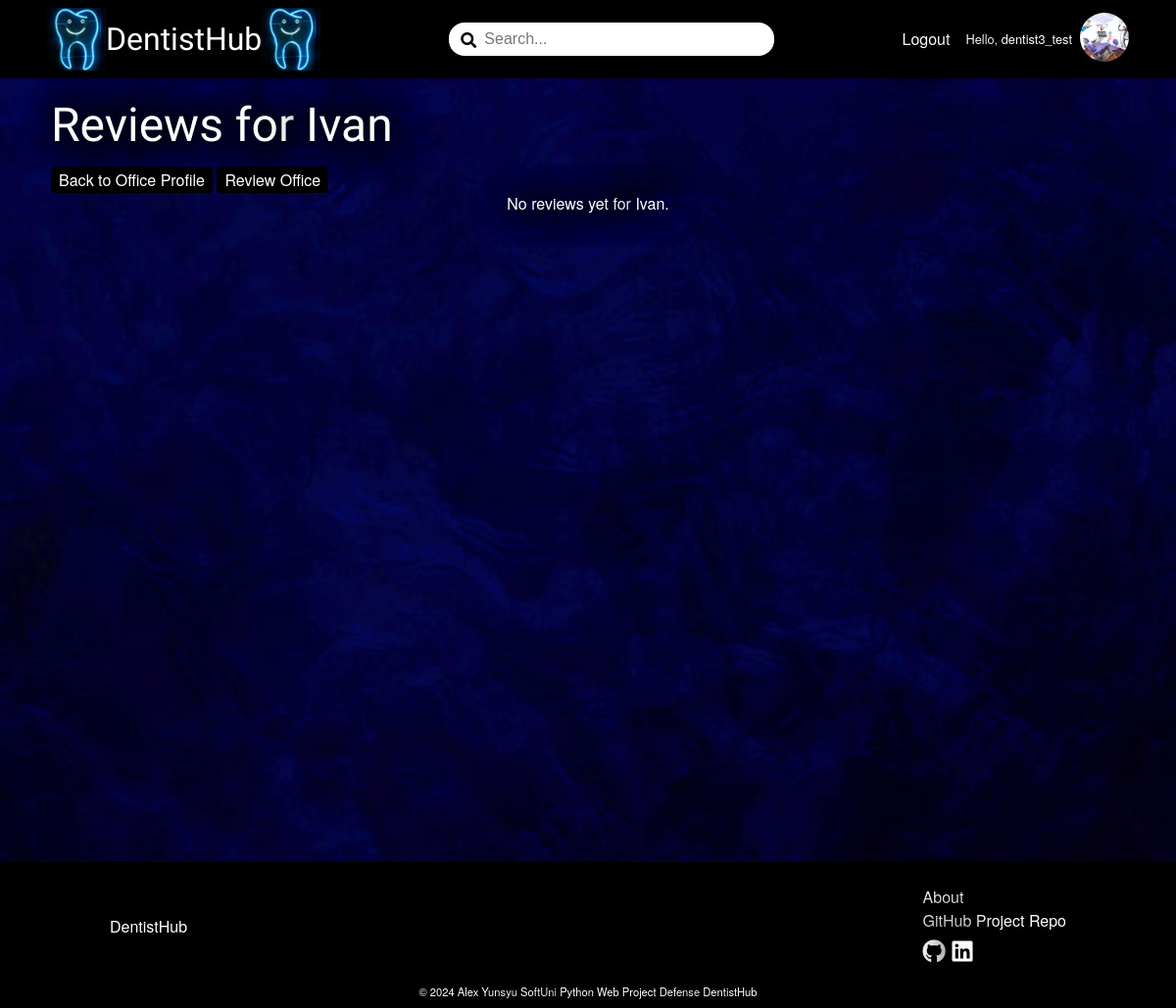
The page /review/reviews/ivan/ (signed in) on the database its author committed.
### DentistBook/account/models.py (models this page shows)
class AppUser(AbstractUser):
    MAX_LENGTH_ROLE = 15
    ROLES = (
        ('Client', 'Client'),
        ('Dentistsoffice', 'Dentist'),
    )
    role = models.CharField(
        max_length=MAX_LENGTH_ROLE,
        choices=ROLES,
        blank=True
    )

### DentistBook/dentistsoffice/models.py (models this page shows, shortened)
class DentistsofficeProfile(models.Model):
    MIN_LENGTH_NAME = 2
    MAX_LENGTH_NAME = 50
    MIN_LENGTH_ADDRESS = 5
    MAX_LENGTH_ADDRESS = 50
    MIN_LENGTH_CITY = 2
    MAX_LENGTH_CITY = 50
    MAX_DIGITS_GEOLOCATION = 18
    DECIMAL_PLACES_GEOLOCATION = 15
    MIN_VALUE_GEOLOCATION_LATITUDE = -90
    MAX_VALUE_GEOLOCATION_LATITUDE = 90
    MIN_VALUE_GEOLOCATION_LONGITUDE = -180
    MAX_VALUE_GEOLOCATION_LONGITUDE = 180
    MIN_LENGTH_ABOUT = 10
    MAX_LENGTH_ABOUT = 500
    class Meta:
        verbose_name = 'Dentists office Profile'
    name = models.CharField(
        max_length=MAX_LENGTH_NAME,
        validators=(validators.MinLengthValidator(MIN_LENGTH_NAME),),
        null=False,
        blank=False
    )
    address = models.CharField(
        max_length=MAX_LENGTH_ADDRESS,
        validators=(validators.MinLengthValidator(MIN_LENGTH_ADDRESS),),
        null=False,
        blank=False
    )
    city = models.CharField(
        max_length=MAX_LENGTH_CITY,
        validators=(
            validators.MinLengthValidator(MIN_LENGTH_CITY),
            validate_dentistsoffice_city_name,
        ),
        null=False,
        blank=False
    )
    geolocation_latitude = models.DecimalField(
        max_digits=MAX_DIGITS_GEOLOCATION,
        decimal_places=DECIMAL_PLACES_GEOLOCATION,
        validators=(
            validators.MinValueValidator(MIN_VALUE_GEOLOCATION_LATITUDE),
            validators.MaxValueValidator(MAX_VALUE_GEOLOCATION_LATITUDE)
        ),
        null=True,
        blank=True
        )
    geolocation_longitude = models.DecimalField(
        max_digits=MAX_DIGITS_GEOLOCATION,
        decimal_places=DECIMAL_PLACES_GEOLOCATION,
        validators=(
            validators.MinValueValidator(MIN_VALUE_GEOLOCATION_LONGITUDE),
            validators.MaxValueValidator(MAX_VALUE_GEOLOCATION_LONGITUDE)
        ),
        null=True,
        blank=True
        )
    about = models.TextField(
        max_length=MAX_LENGTH_ABOUT,
        validators=(validators.MinLengthValidator(MIN_LENGTH_ABOUT),),
        null=True,
        blank=True
    )
    dentistsoffice_picture = models.ImageField(
        upload_to='dentistsoffice-profile-pictures',
        validators=(validate_dentistsoffice_picture_file_size,),
        null=True,
        blank=True,
    )
    slug = models.SlugField(
        unique=True
    )
    user = models.OneToOneField(
        UserModel,
        on_delete=models.CASCADE,
        primary_key=True
    )

### DentistBook/review/views.py (the view)
# urls.py: path('reviews/<slug:slug>/', DentistsofficeReviewsListView.as_view(), name='dentistsoffice-reviews-list'),
class DentistsofficeReviewsListView(views.ListView):
    model = Review
    template_name = 'review/dentistsoffice-reviews-list.html'
    context_object_name = 'reviews'
    paginate_by = 6
    def get_queryset(self):
        dentistsoffice = get_object_or_404(DentistsofficeProfile, slug=self.kwargs['slug'])
        queryset = Review.objects.filter(dentistsoffice=dentistsoffice).order_by('-date_created')
        return queryset
    def get_context_data(self, **kwargs):
        context = super().get_context_data(**kwargs)
        dentistsoffice = get_object_or_404(DentistsofficeProfile, slug=self.kwargs['slug'])
        context['dentistsoffice'] = dentistsoffice
        return context

### DentistBook/common/templatetags/custom_filters.py (called while the page is built)
@register.filter
def get_role(user):
    return user.role if user.is_authenticated else ''

### DentistBook/review/templates/review/dentistsoffice-reviews-list.html (shortened to what this page needs)
{% extends 'base.html' %}
{% load static %}
{% block content %}
    <div class="wall-picture-container">
        <div class="main-review-container">
            <div class="reviews-header">
                <h1>Reviews for {{ dentistsoffice.name }}</h1>
                <a href="{% url 'dentistsoffice-details' slug=dentistsoffice.slug %}" class="link-button">Back to Office Profile</a>
                <a href="{% url 'create-review' slug=dentistsoffice.slug %}" class="link-button">Review Office</a>
            </div>
        <div class="list-container">
            {% if reviews %}
                    {% for review in reviews %}
                            <div class="review-container">
                                <div>
                                    <p><b>Office:</b> {{ review.dentistsoffice }}</p>
                                    <p><b>Rating:</b>
                                    {% if review.rating == 1 %}
                                        <i class="fas fa-star"></i>
                                        <i class="far fa-star"></i>
                                        <i class="far fa-star"></i>
                                        <i class="far fa-star"></i>
                                        <i class="far fa-star"></i>
                                    {% elif review.rating == 2 %}
                                        <i class="fas fa-star"></i>
                                        <i class="fas fa-star"></i>
                                        <i class="far fa-star"></i>
                                        <i class="far fa-star"></i>
                                        <i class="far fa-star"></i>
                                    {% elif review.rating == 3 %}
                                        <i class="fas fa-star"></i>
                                        <i class="fas fa-star"></i>
                                        <i class="fas fa-star"></i>
                                        <i class="far fa-star"></i>
                                        <i class="far fa-star"></i>
                                    {% elif review.rating == 4 %}
                                        <i class="fas fa-star"></i>
                                        <i class="fas fa-star"></i>
                                        <i class="fas fa-star"></i>
                                        <i class="fas fa-star"></i>
                                        <i class="far fa-star"></i>
                                    {% elif review.rating == 5 %}
                                        <i class="fas fa-star"></i>
                                        <i class="fas fa-star"></i>
                                        <i class="fas fa-star"></i>
                                        <i class="fas fa-star"></i>
                                        <i class="fas fa-star"></i>
                                    {% endif %}
                                    ({{ review.rating }})
                                    </p>
                                    <p class="date-ago">{{ review.date_created|timesince }} ago</p>
                                </div>
                                <p class="review-comment">" {{ review.comment }} "</p>
                                <div>
                                    <p><b>By:</b> {{ review.user }}</p>
                                    <p><b>Posted on:</b> {{ review.date_created }}</p>
                                </div>
                            </div>
                        {% endfor %}
            </div>
                    <div class="pagination">
                        <span class="step-links">
                            {% if page_obj.has_previous %}
                                <a href="?page=1">&laquo; first</a>
                                <a href="?page={{ page_obj.previous_page_number }}">previous</a>
                            {% endif %}
                            <span class="current">
                                Page {{ page_obj.number }} of {{ page_obj.paginator.num_pages }}
                            </span>
                            {% if page_obj.has_next %}
                                <a href="?page={{ page_obj.next_page_number }}">next</a>
                                <a href="?page={{ page_obj.paginator.num_pages }}">last &raquo;</a>
                            {% endif %}
                        </span>
                    </div>
            {% else %}
                <p>No reviews yet for {{ dentistsoffice.name }}.</p>
            {% endif %}
        </div>
        <img src="{% static 'images/website_photos/white-wall.jpg' %}" alt="white-wall" class="white-wall-picture">
    </div>
{% endblock %}

### templates/header.html (shortened to what this page needs)
{% load custom_filters %}
{% load static %}
<div class="home-logo">
    <a href="{% url 'home-page' %}">
        <img src="{% static 'images/dentistsoffice-pole.jpg' %}" alt="dentistsoffice-pole">
        <span>DentistHub</span>
        <img src="{% static 'images/dentistsoffice-pole.jpg' %}" alt="dentistsoffice-pole">
    </a>
</div>
<div class="search-field">
    <span><i class="fas fa-search"></i></span>
    <input type="text" id="search-input" placeholder="Search...">
</div>
<nav class="header-nav-links">
    <ul role="list">
        {% if not request.user.is_authenticated %}
            <li class="nav-item"><a href="{% url 'register-page' %}">Register</a></li>
            <li class="nav-item"><a href="{% url 'login-page' %}">Login</a></li>
        {% else %}
            <li class="nav-item"><a href="{% url 'logout-page' %}">Logout</a></li>
            {% if request.user|get_role == 'Client' %}
                <li class="nav-item nav-profile">
                    <a href="{% url 'client-details' %}">Hello, {{ request.user }}</a>
                    <a href="{% url 'client-details' %}">
                        {% if request.user.clientprofile.profile_picture %}
                            <img src="{{ request.user.clientprofile.profile_picture.url }}" alt="profile-picture-thumbnail" class="profile-picture-thumbnail">
                        {% else %}
                            <img src="{% static 'images/client-default-profile-picture.jpg' %}" alt="default_profile_picture" class="profile-picture-thumbnail">
                        {% endif %}
                    </a>
                </li>
            {% else %}
                <li class="nav-item nav-profile">
                    <a href="{% url 'dentistsoffice-details' slug=request.user.dentistsofficeprofile.slug %}">Hello, {{ request.user }}</a>
                    <a href="{% url 'dentistsoffice-details' slug=request.user.dentistsofficeprofile.slug %}">
                        {% if request.user.dentistsofficeprofile.dentistsoffice_picture %}
                            <img src="{{ request.user.dentistsofficeprofile.dentistsoffice_picture.url }}" alt="dentistsoffice-profile-picture-thumbnail" class="profile-picture-thumbnail">
                        {% else %}
                            <img src="{% static 'images/dentistsoffice-default-profile-picture.jpg' %}" alt="dentistsoffice-default_profile_picture" class="profile-picture-thumbnail">
                        {% endif %}
                    </a>
                </li>
            {% endif %}
        {% endif %}
    </ul>
</nav>

### static/css/styles.css (style rules this page uses)
:root { --button-brown: #370511; }
*, *::before, *::after { box-sizing: border-box; }
body, h1, h2, h3, h4, h5, h6, p, figure, blockquote, dl, dd { margin: 0; }
h1, h2, h3, h4, h5, h6, b, li, p { color: white; text-shadow: -10px -10px 30px rgba(0, 0, 0, 0.9), 10px -10px 30px rgba(0, 0, 0, 0.9), -10px 10px 30px rgba(0, 0, 0, 0.9), 10px 10px 30px rgba(0, 0, 0, 0.9); }
body { color: white; background-image: url('../images/website_photos/background.jpg'); background-size: cover; background-position: center; background-repeat: no-repeat; }
ul[role='list'], ol[role='list'] { list-style: none; padding: 0; margin: 0; }
a { text-decoration: none; color: inherit; }
body { font-family: 'Helvetica Neue', Arial, sans-serif; line-height: 1.5; height: 100% }
main h1 { font-family: Rye, sans-serif; font-size: 3rem; }
header nav ul { display: flex; flex-direction: row; gap: 1rem; align-items: center; }
header a { color: white; }
.home-logo a { display: flex; flex-direction: row; align-items: center; font-size: 2rem; font-family: Rye, sans-serif; font-weight: 500; }
.home-logo img { width: 60px; }
.search-field { position: relative; width: 30%; }
.search-field span { position: absolute; top: 6px; left: 12px; color: black; z-index: 1; }
.search-field input { padding: 0.5rem 2.25rem; width: 100%; border-radius: 16px; border: none; font-size: 1rem; }
ul { list-style: none; }
a { text-decoration: none; }
.link-button { background: black; color: white; padding: 2px 8px; border-radius: 4px; }
.main-review-container { margin: 0.25rem; display: flex; flex-direction: column; justify-content: center; align-items: center; }
.profile-picture-thumbnail { width: 50px; height: 50px; object-fit: cover; overflow: hidden; border-radius: 50%; }
.nav-profile { display: flex; flex-direction: row; align-items: center; font-size: 0.8rem; gap: 8px; }
h1, h2, h3, h4, h5, h6 { font-family: 'Helvetica Neue', Arial, sans-serif; font-weight: 500; padding: 0.5rem 0; }
.list-container { display: flex; flex-direction: row; flex-wrap: wrap; justify-content: space-evenly; }
.wall-picture-container { position: relative; width: 100%; min-height: 100vh; overflow: hidden; }
.white-wall-picture { position: absolute; top: 0; left: 0; width: 100%; object-fit: cover; z-index: -1; }
.reviews-header { margin-left: 3rem; align-self: flex-start; }

### rows shown on the page
AppUser: user "dentist3_test", user.dentistsofficeprofile.dentistsoffice_picture (picture)
DentistsofficeProfile: name "Ivan"
